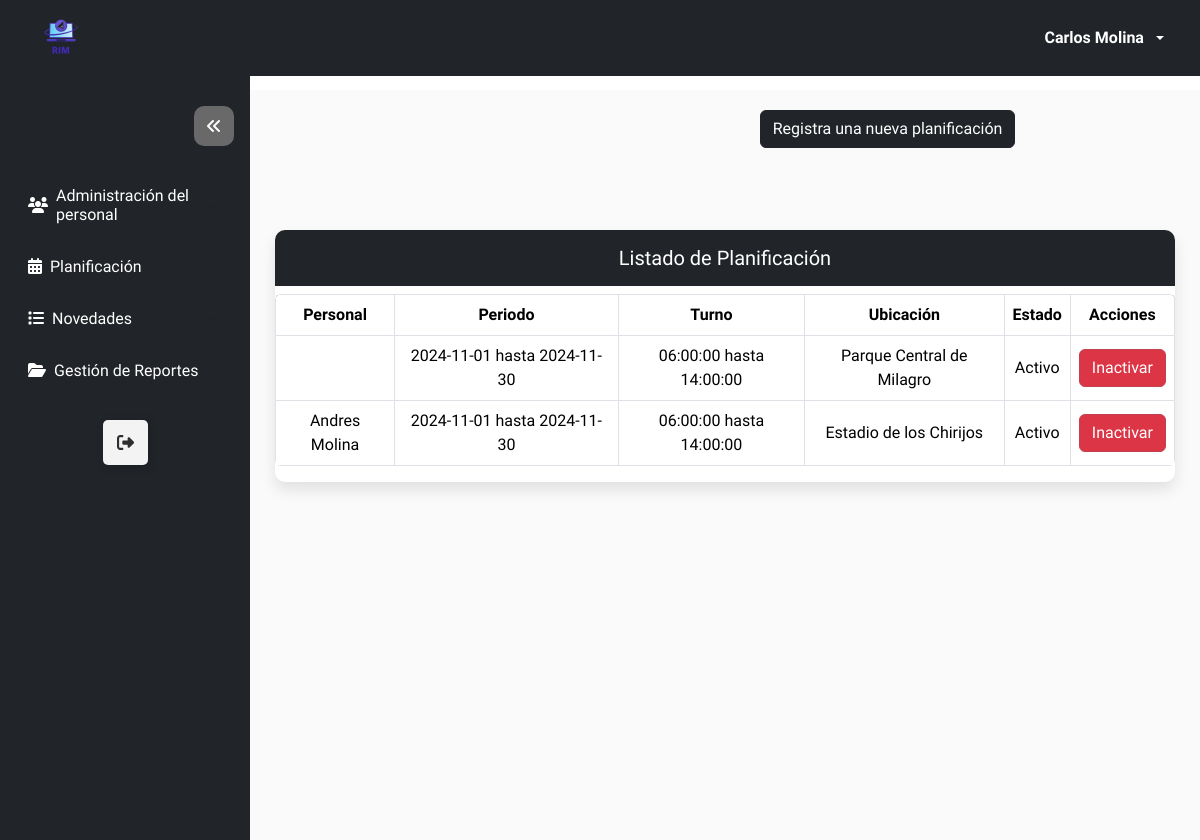
The app's page /calendario/listar_planificacion/ (signed in), older data.
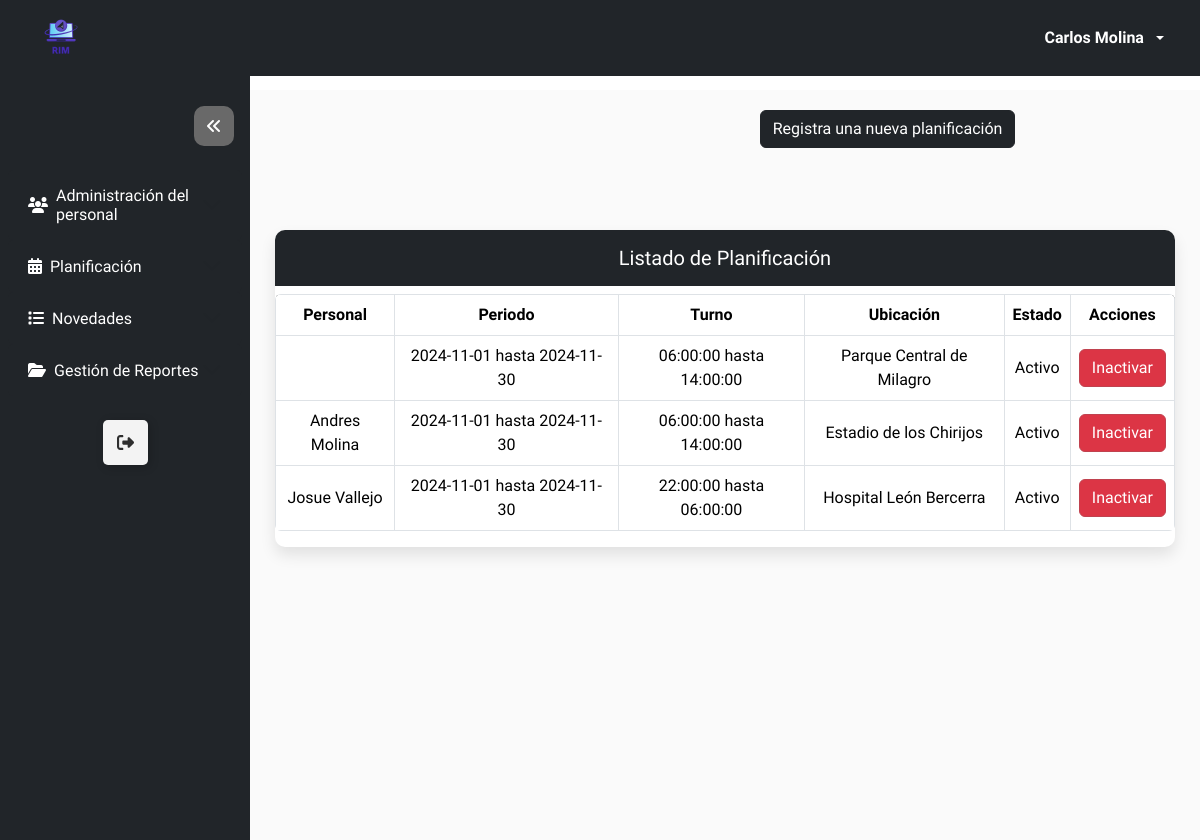
The same page, newer data.
### Modulos/Coordinador/Calendario/models.py (models this page shows)
class TurnUsuario_Model(models.Model):
    usuario = models.ForeignKey(Usuario, on_delete = models.PROTECT)
    calendario = models.ForeignKey(Calendario_Model, on_delete = models.PROTECT)
    turno = models.ForeignKey(Turno_Model, on_delete = models.PROTECT)
    ubicacion = models.ForeignKey(Ubicacion_Model, on_delete= models.PROTECT)
    estado = models.BooleanField(default = True)
    class Meta:
        unique_together = ('usuario', 'calendario', 'turno', 'ubicacion')

class Calendario_Model(models.Model):
    fecha_inicio = models.DateField(auto_now = False)
    fecha_fin = models.DateField(auto_now = False)
    estado = models.BooleanField(default = True)
    class Meta:
        constraints = [
            models.UniqueConstraint(fields=['fecha_inicio', 'fecha_fin'], name = 'fecha_unica')
        ]
    def __str__(self):
        return f'{self.fecha_inicio} hasta {self.fecha_fin}'

### Modulos/Coordinador/Turno/models.py (models this page shows)
class Turno_Model(models.Model):
    hora_inicio = models.TimeField(auto_now = False, auto_now_add= False)
    hora_fin = models.TimeField(auto_now = False, auto_now_add= False)
    estado = models.BooleanField(default = True)
    class Meta:
        constraints = [
            models.UniqueConstraint(fields=['hora_inicio', 'hora_fin'], name='unique_hora_inicio_hora_fin')
        ]
    def __str__(self):
        return f'{self.hora_inicio} hasta {self.hora_fin}'

### Modulos/Coordinador/Ubicacion/models.py (models this page shows)
class Ubicacion_Model(models.Model):
    lugar = models.CharField(unique = True, max_length = 50)
    sector = models.CharField(max_length = 100)
    estado = models.BooleanField(default = True)
    def __str__(self):
        return f'{self.lugar}'

### Modulos/Login/models.py (models this page shows, shortened)
class Usuario(AbstractBaseUser, PermissionsMixin):
    username = models.CharField(max_length=15,unique=True)
    email = models.EmailField(unique=True, max_length=50)
    nombre = models.CharField(max_length = 15, blank = True, null = True)
    apellido = models.CharField(max_length = 15, blank = True, null = True)
    cedula = models.CharField(unique=True, max_length=10, null=True)
    estado = models.BooleanField(default=True)
    is_staff = models.BooleanField(default=False)  # Permitir el acceso al admin
    is_superuser = models.BooleanField(default=False)  #Acceso completo y sin restricciones, permitiendo cualquier acción.
    primera_sesion = models.BooleanField(default=True)
    fecha_creacion = models.DateTimeField(auto_now_add=True)
    fecha_modificacion = models.DateTimeField(auto_now=True)
    rol = models.ForeignKey('Rol', on_delete=models.SET_NULL, null=True, blank=True)
    objects = UsuarioManager()
    USERNAME_FIELD = 'username'
    def __str__(self):
        return f'{self.nombre} {self.apellido}'

### Modulos/Coordinador/Calendario/views.py (the view)
# urls.py: path('listar_planificacion/', CalendarioUsuario_View.as_view(), name = 'listar_planificacion'),
class CalendarioUsuario_View(LoginRequiredMixin, RoleRequiredMixin, ListView):
    model = TurnUsuario_Model
    required_role = 'Coordinador'
    template_name = 'listado_planificacion.html'
    context_object_name = 'calendarioUs'
    paginate_by = 5
    def get_context_data(self, **kwargs):
        context = super().get_context_data(**kwargs)
        context['dirurl'] = reverse('calendario:crear_planificacion')
        context['title_table'] = 'Listado de Planificación'
        return context

### Modulos/Login/mixin.py (called while the page is built)
    def dispatch(self, request, *args, **kwargs):
        if not request.user.rol or request.user.rol.name != self.required_role:
            return redirect(reverse('login:acceso_restringido'))
        return super().dispatch(request, *args, **kwargs)

### Modulos/Login/utils.py (called while the page is built)
def configuracion_completa():
    rol = Rol.objects.filter(name='Coordinador', estado=True).exists()
    usuario_coordinador = Usuario.objects.filter(rol__name='Coordinador', estado=True).exists()
    return rol and usuario_coordinador

### Modulos/Coordinador/Calendario/templates/listado_planificacion.html (shortened to what this page needs)
{% extends 'modulos.html' %}
{% load static %}
{% block btnTitle %}
<a class="btn btn-dark btn-add" href="{{ dirurl }}">
    Registra una nueva planificación
</a>
{% endblock %}
{% block thead %}
<th> Personal </th>
<th> Periodo </th>
<th> Turno </th>
<th> Ubicación </th>
<th> Estado </th>
<th> Acciones </th>
{% endblock %}
{% block tbody %}
{% if calendarioUs %}
{% for i in calendarioUs %}
<tr>
    <td> {{i.usuario}} </td>
    <td> {{i.calendario}} </td>
    <td> {{i.turno}} </td>
    <td> {{i.ubicacion}} </td>
    {% if i.estado == True %}
    <td> Activo </td>
    {% else %}
    <td> Inactivo </td>
    {% endif %}
    <td>
        <form action="{% url 'calendario:InactivarActivarPlanificacion' i.id %}" method="post" style="display: inline;">
            {% if i.estado %}
            <button type="submit" class="btn btn-danger">Inactivar</button>
            {% else %}
            <button type="submit" class="btn btn-success">Activar</button>
            {% endif %}
        </form>
    </td>
</tr>
{% endfor %}
{% else %}
<tr>
    <td colspan="6"> No existen planificaciones </td>
</tr>
{% endif %}
{% endblock %}

Row changes from the older to the newer data that the page shows:
added TurnUsuario_Model: usuario "Josue Vallejo", calendario "2024-11-01 hasta 2024-11-30", turno "22:00:00 hasta 06:00:00", ubicacion "Hospital León Bercerra", estado "Activo"
